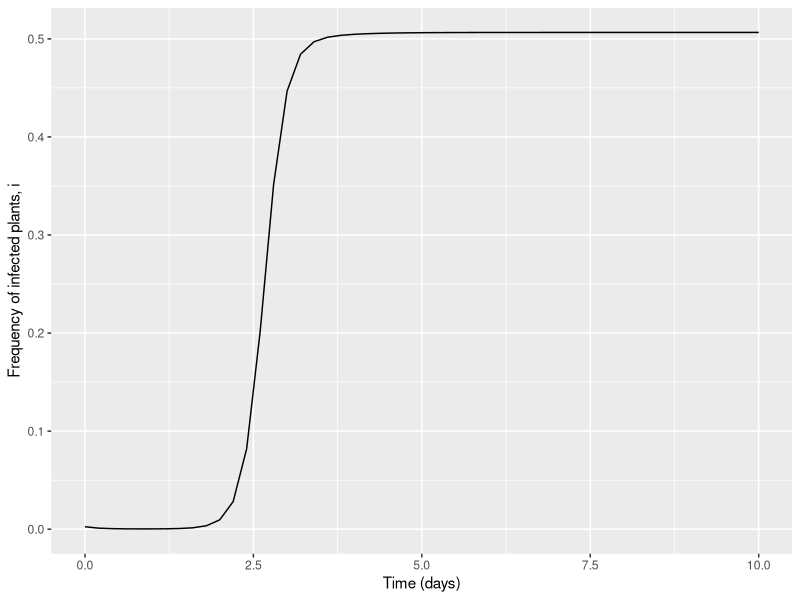
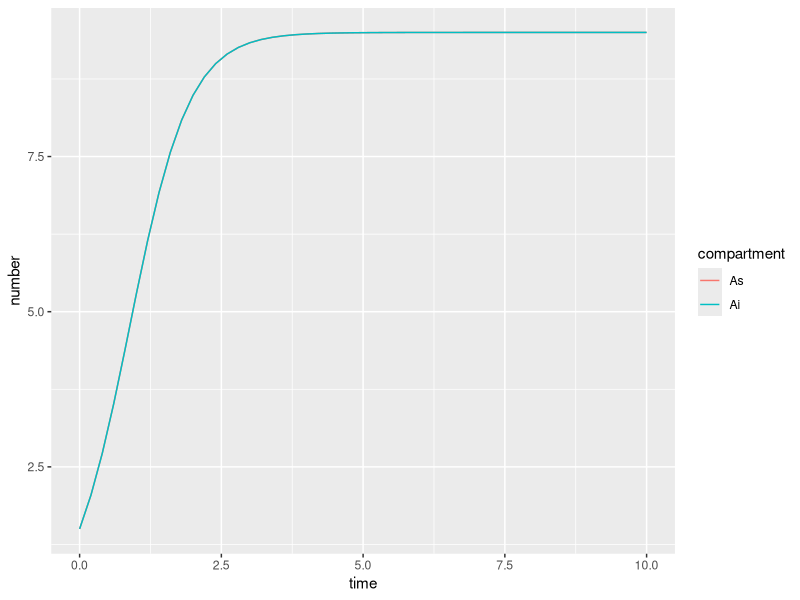
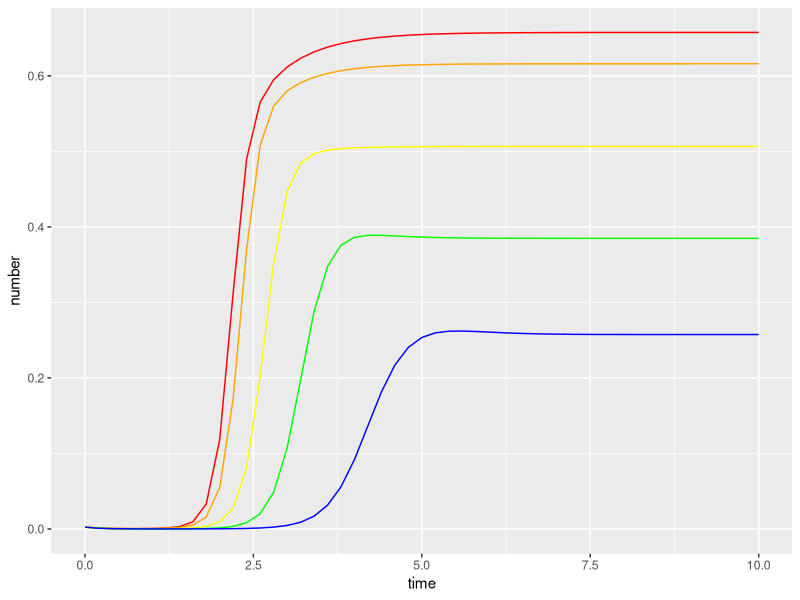

Here is the R script that generated these plots, in order:

#######################################################################
##### RECREATION OF STOCHASTIC SIMULATION BY DONNELLY ET AL. 2019 #####
#######################################################################

rm(list=ls())

# packages
library(deSolve)
library(ggplot2)
library(reshape2)
library(dplyr)

# parameters
parms <- c(
  gamma = 20/3, # rate of recovery/death of I plants
  b = 0.1, # aphid mortality rate per day
  theta = 1, # aphid dispersal rate per day
  a = 2, # reproduction rate per aphid per day
  K = 10, # aphid reproduction limit - maximum aphids per plant (diff to donnelly_stoch_sim.R)
  H = 400, # number host plants
  p = 0.2, # aphid emigration/death rate per journey between plants
  v = 1, # infected plant attractiveness
  e = 1, # infected plant acceptability 
  w = 0.2, # feeding rate on healthy plant
  Pacq = 1, # chance of virus acqusition from infected plant
  Pinoc = 1 # chance of inoculating healthy plant
)

#states
init_states <- c(
i = 1/parms[["H"]],# frequency of infected plants
As = 1200 / parms[["H"]] / 2, # per plant aphid density on average healthy plant
Ai = 1200 / parms[["H"]] / 2 # per plant aphid density on average infected plant
)

# timeframe
times <- seq(0, 10, by = 0.2)

# define ode function
donnelly_ode_func <- function(times, states, parms) {
  
  #states
  i <- states[["i"]]
  As <- states[["As"]]
  Ai <- states[["Ai"]]
  
  # parameters
  gamma <- parms[["gamma"]]
  b <- parms[["b"]]
  theta <- parms[["theta"]]
  a <- parms[["a"]]
  K <- parms[["K"]]
  H <- parms[["H"]]
  p <- parms[["p"]]
  v <- parms[["v"]]
  e <- parms[["e"]]
  w <- parms[["w"]]
  Pacq <- parms[["Pacq"]]
  Pinoc <- parms[["Pinoc"]]
  
  # set up equations for state equations
  q <- 1 - p  # q = prob of surviving
  
  i_hat <- v*i / ((1-i) + v*i)
  
  xi <- (q^2*Pacq*Pinoc*i_hat*(1 - e*w)*(1 - i_hat))/(p + q*w*(1 - i_hat*(1 - e)))
  
  Fs <- (1 - i_hat) / (1 - i_hat*(1 - e))
  Fi <- e*i_hat / (1 - i_hat*(1 - e))
  
  A <- As*(H - i*H) + Ai*(i*H)  # A = total number of aphids i.e. aphids per plant type * number of that plant type
  
  # STATE EQUATIONS
  # aphids
  dAs <- a*As*(1 - As/K) - b*As - theta*As*(1 - Fs) + theta*Ai*Fs*i/(1 - i)
  dAi <- a*Ai*(1 - Ai/K) - b*Ai - theta*Ai*(1 - Fi) + theta*As*Fi*(1 - i)/i

  # infected plants
  di <- (theta*A/H)*xi - gamma*i
  
  return(list(c(di, dAs, dAi)))
}

vary_param_trajec <- function(init_states, times, parms, varied_parm_name, varied_parm_vals) {
  
  list_of_trajects <- vector(mode = "list", length = length(varied_parm_vals))
  
  for (run in 1:length(varied_parm_vals)) {
    
    parms[[varied_parm_name]] <- varied_parm_vals[run]
    
    trajectory <- data.frame(ode(y = init_states, 
                                 times = times, 
                                 parms = parms, 
                                 func = donnelly_ode_func))
    
    trajectory_long <- reshape2::melt(trajectory, id.vars="time")
    names(trajectory_long) <- c("time", "compartment", "number")
    
    list_of_trajects[[run]] <- trajectory_long
  }
  
  return(list_of_trajects)
}

# run epidemic with default parameters (as donnelly et al. 2019)
trajectory <- data.frame(ode(y = init_states, 
                             times = times, 
                             parms = parms, 
                             func = donnelly_ode_func))

trajectory_long <- reshape2::melt(trajectory, id.vars="time")
names(trajectory_long) <- c("time", "compartment", "number")

# plot trajectory of infected plants and number of aphids
plant_trajec <- ggplot(data=trajectory_long %>% filter(compartment == "i"), 
                       aes(x = time, y = number)) +
  geom_line() +
  labs(x = "Time (days)", y = "Frequency of infected plants, i")
plant_trajec

aphid_trajec <- ggplot(data=trajectory_long %>% filter(!(compartment == "i")),
                       aes(x = time, y = number, col = compartment)) +
  geom_line()
aphid_trajec

# run epidemic with varying values of e and w
e_vals <- c(0.25, 0.5, 1, 1.5, 2)

e_trajecs <- vary_param_trajec(init_states, times, parms, "e", e_vals)
e_trajecs_i_only <- list(e_trajecs[[1]] %>% filter(compartment == "i"),
                         e_trajecs[[2]] %>% filter(compartment == "i"),
                         e_trajecs[[3]] %>% filter(compartment == "i"),
                         e_trajecs[[4]] %>% filter(compartment == "i"),
                         e_trajecs[[5]] %>% filter(compartment == "i"))

vary_e_plot <- ggplot(data=e_trajecs_i_only[[1]], aes(x = time, y = number)) +
  geom_line(col="red") +
  geom_line(data=e_trajecs_i_only[[2]], col="orange") +
  geom_line(data=e_trajecs_i_only[[3]], col="yellow") +
  geom_line(data=e_trajecs_i_only[[4]], col="green") +
  geom_line(data=e_trajecs_i_only[[5]], col="blue")
vary_e_plot
